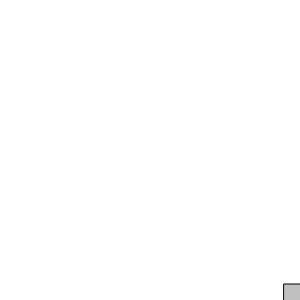
Frame 1 (no input)
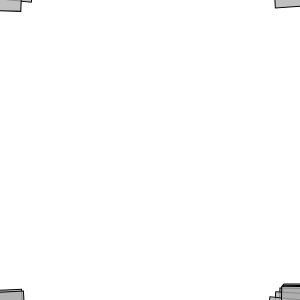
Frame 60 (no input)
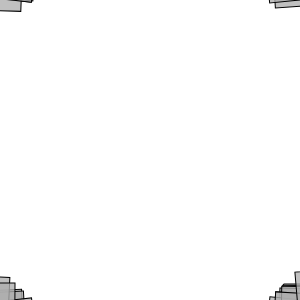
Frame 120 (the mouse pressed at the canvas centre since frame 60)

The p5.js sketch that drew these frames (run headless with seeded random() and noise() and a simulated clock; from frame 60 on, the mouse is pressed at the canvas centre):

// p5.js sketch
// ── sketch.js
 class Mover {
     constructor(mass,x,y){
        this.loc = createVector(x,y)
        this.vel = createVector(0,0)
        this.acc = createVector(0,0)

        this.mass = mass
        
        this.angle = 0
        this.aVelocity = 0
        this.aAcceleration = 0.01

     }

     update() {
        this.vel.add(this.acc)
        this.loc.add(this.vel)

        this.aVelocity += this.aAcceleration
        this.angle += this.aVelocity
     }

     display() {
        stroke(0)
        fill(175,200)
        rectMode(CENTER)
        push()
        translate(this.loc.x,this.loc.y)
        rotate(this.angle)
        rect(this.loc.x,this.loc.y, this.mass * 16, this.mass * 16)
        pop()
     }
 }

 let mover
 function setup(){
     createCanvas(300,300)
     mover = new Mover(2,width/2,height/2)
 }
 function draw() {
     mover.display()
     mover.update()
 }
